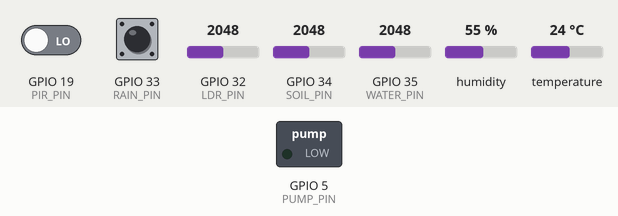
The sketch below on a simulated ESP32. Parts: switched loads named in the sketch (green lamp = pin HIGH). The inputs (shaded band) are chosen by the test bench; at power-on: GPIO 34 (SOIL_PIN) = 2048, GPIO 19 (PIR_PIN) LOW, GPIO 32 (LDR_PIN) = 2048, GPIO 33 (RAIN_PIN) HIGH, GPIO 35 (WATER_PIN) = 2048, humidity 55 %, temperature 24 °C. WiFi joins after 1.5 s; servers stay silent unless stated; random numbers use the default seed unless the sketch sets one; no MQTT or app messages arrive unless stated; what the sketch prints to the serial monitor is not drawn.

Above: at 2.7 s.
2.8 s: GPIO 34 (SOIL_PIN) set to 1688
4.7 s: GPIO 34 (SOIL_PIN) set to 1576
At 6.2 s:
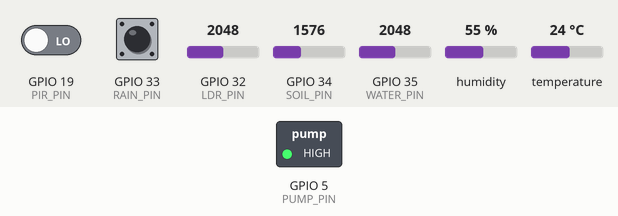
7.0 s: GPIO 19 (PIR_PIN) driven HIGH
At 8.2 s:
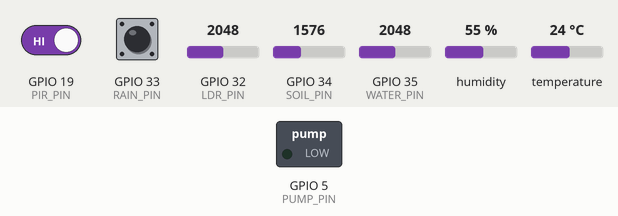
Timing chart, 0 to 10.0 s (numbered marks = the images above; inputs shaded):
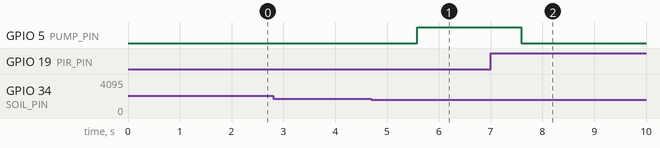

Measured:
- the behaviour switches between 1638 and 1637 on GPIO 34 (SOIL_PIN) (found by bisection; images 0 and 1)
- after the input at 2.8 s, every drawn part: stays the same
- after the input at 4.7 s, GPIO 5 (PUMP_PIN): LOW → HIGH after 0.88 s
- after the input at 7.0 s, GPIO 5 (PUMP_PIN): HIGH → LOW after 0.59 s

The sketch:

irrigation_system.ino
```cpp
#include <WiFi.h>
#include <PubSubClient.h>
#include "DHT.h"

// WIFI
const char* ssid = "Wokwi-GUEST";
const char* password = "";

// ThingsBoard
const char* mqtt_server = "mqtt.thingsboard.cloud";
const char* token = "n9622l7uxbvblcsa1kxy";

// Pins
#define SOIL_PIN 34
#define WATER_PIN 35
#define LDR_PIN 32
#define PUMP_PIN 5
#define DHT_PIN 4
#define RAIN_PIN 33
#define PIR_PIN 19

#define DHTTYPE DHT22

WiFiClient espClient;
PubSubClient client(espClient);
DHT dht(DHT_PIN, DHTTYPE);

// ================= STATE CONTROL =================
bool manualMode = false;   // false = AUTO, true = MANUAL
bool manualPump = false;   // dashboard pump control

int seuil = 40;

// ================= WIFI =================
void setup_wifi() {
  Serial.println("\nWiFi connecting...");
  WiFi.begin(ssid, password);

  while (WiFi.status() != WL_CONNECTED) {
    delay(500);
    Serial.print(".");
  }

  Serial.println("\nWiFi connected");
}

// ================= RPC CALLBACK =================
void callback(char* topic, byte* payload, unsigned int length) {
  String msg = "";

  for (int i = 0; i < length; i++) {
    msg += (char)payload[i];
  }

  Serial.println("RPC: " + msg);

  if (msg.indexOf("setMode") > 0) {
    manualMode = msg.indexOf("true") > 0;
    Serial.println(manualMode ? "MANUAL MODE" : "AUTO MODE");
  }

  if (msg.indexOf("setPump") > 0) {
    manualPump = msg.indexOf("true") > 0;
    Serial.println("Pump control received (manual mode)");
  }
}

// ================= MQTT RECONNECT =================
void reconnect() {
  while (!client.connected()) {
    String clientId = "ESP32-" + String(random(0xffff));

    if (client.connect(clientId.c_str(), token, "")) {
      Serial.println("MQTT connected ✔");
      client.subscribe("v1/devices/me/rpc/request/+");
    } else {
      Serial.print("MQTT failed, state=");
      Serial.println(client.state());
      delay(2000);
    }
  }
}

void setup() {
  Serial.begin(115200);

  pinMode(PUMP_PIN, OUTPUT);
  pinMode(RAIN_PIN, INPUT_PULLUP);
  pinMode(PIR_PIN, INPUT);

  dht.begin();
  setup_wifi();

  client.setServer(mqtt_server, 1883);
  client.setCallback(callback);

  randomSeed(micros());
}

void loop() {
  if (!client.connected()) reconnect();
  client.loop();

  // ================= SENSORS =================
  int soilRaw = analogRead(SOIL_PIN);
  int waterRaw = analogRead(WATER_PIN);
  int ldrRaw = analogRead(LDR_PIN);

  float temp = dht.readTemperature();
  float hum = dht.readHumidity();

  bool rain = digitalRead(RAIN_PIN) == LOW;
  bool motion = digitalRead(PIR_PIN) == HIGH;

  int soil = map(soilRaw, 0, 4095, 0, 100);
  int water = map(waterRaw, 0, 4095, 0, 100);

  // 🔥 FIXED LDR (bright = high value)
  int ldr = map(ldrRaw, 0, 4095, 100, 0);

  if (isnan(temp) || isnan(hum)) {
    temp = 0;
    hum = 0;
  }

  // ================= PUMP LOGIC =================
  bool pumpState;

  if (manualMode) {
    pumpState = manualPump;
  } else {
    // 🌙 IMPROVED SMART LOGIC (optional upgrade included)
    bool isNight = ldr < 30;

    pumpState = (!rain && !motion && water > 20 && soil < seuil);

    // Optional safety rule:
    // if it's night + rain → force OFF pump
    if (rain && isNight) {
      pumpState = false;
    }
  }

  digitalWrite(PUMP_PIN, pumpState);

  // ================= TELEMETRY =================
  String payload = "{";
  payload += "\"soil\":" + String(soil) + ",";
  payload += "\"temperature\":" + String(temp) + ",";
  payload += "\"humidity\":" + String(hum) + ",";
  payload += "\"waterLevel\":" + String(water) + ",";
  payload += "\"ldr\":" + String(ldr) + ",";
  payload += "\"rain\":\"" + String(rain ? "Raining" : "No Rain") + "\",";
  payload += "\"motion\":\"" + String(motion ? "Motion Detected" : "No Motion") + "\",";
  payload += "\"pump\":" + String(pumpState ? 1 : 0) + ",";
  payload += "\"mode\":" + String(manualMode ? 1 : 0);
  payload += "}";

  client.publish("v1/devices/me/telemetry", payload.c_str());

  Serial.println(payload);

  delay(2000);
}
```
